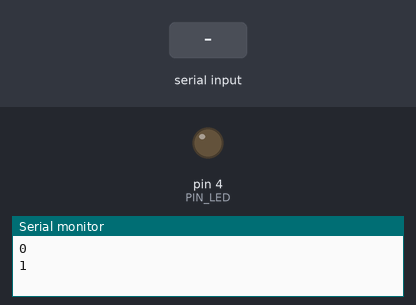
Simulated run of this sketch. Board: Arduino Uno, built with avr-gcc and run on an emulated ATmega328P. On the bench: output pins drawn as LEDs (lit = HIGH), the last lines printed to the serial monitor. The test bench sets the inputs (shaded band).

Above: at 1.2 s.
1.3 s: "LedOn\n" received over Serial
At 3.2 s:
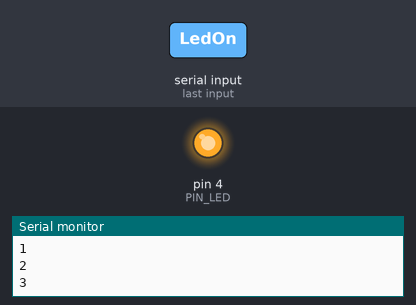
3.5 s: "LedOff\n" received over Serial
At 4.9 s:
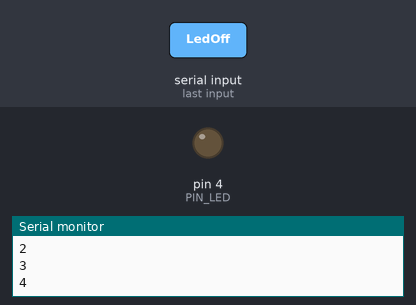
Timing chart, 0 to 6.5 s (numbered marks = the images above; inputs shaded):
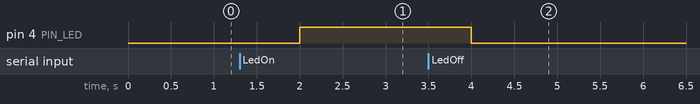

Measured:
- after the input at 1.3 s, pin 4 (PIN_LED): LOW → HIGH after 0.70 s
- after the input at 3.5 s, pin 4 (PIN_LED): HIGH → LOW after 0.50 s

The sketch:

modified_arduino_counter_sender_challenge.ino
```cpp
const int PIN_LED = 4;
int counter = 0;

void setup() {
  Serial.begin(9600);
  pinMode(PIN_LED, OUTPUT);
}

void loop() {
  String cmd;


  if (Serial.available()) {
    cmd = Serial.readStringUntil('\n');
    if (cmd == "LedOn") {
      digitalWrite(PIN_LED, HIGH);
    } else if (cmd == "LedOff") {
      digitalWrite(PIN_LED, LOW);
    }
  }


  Serial.println(counter);
  counter++;
  delay(1000);
}

// Since Python and Arduino cannot access the COM port at the same time
// We can either choose:
// Keep the Arduino Serial Monitor and send messages to switch the LED's state
// Or keep the Python program and be able to see the results in its terminal
```
